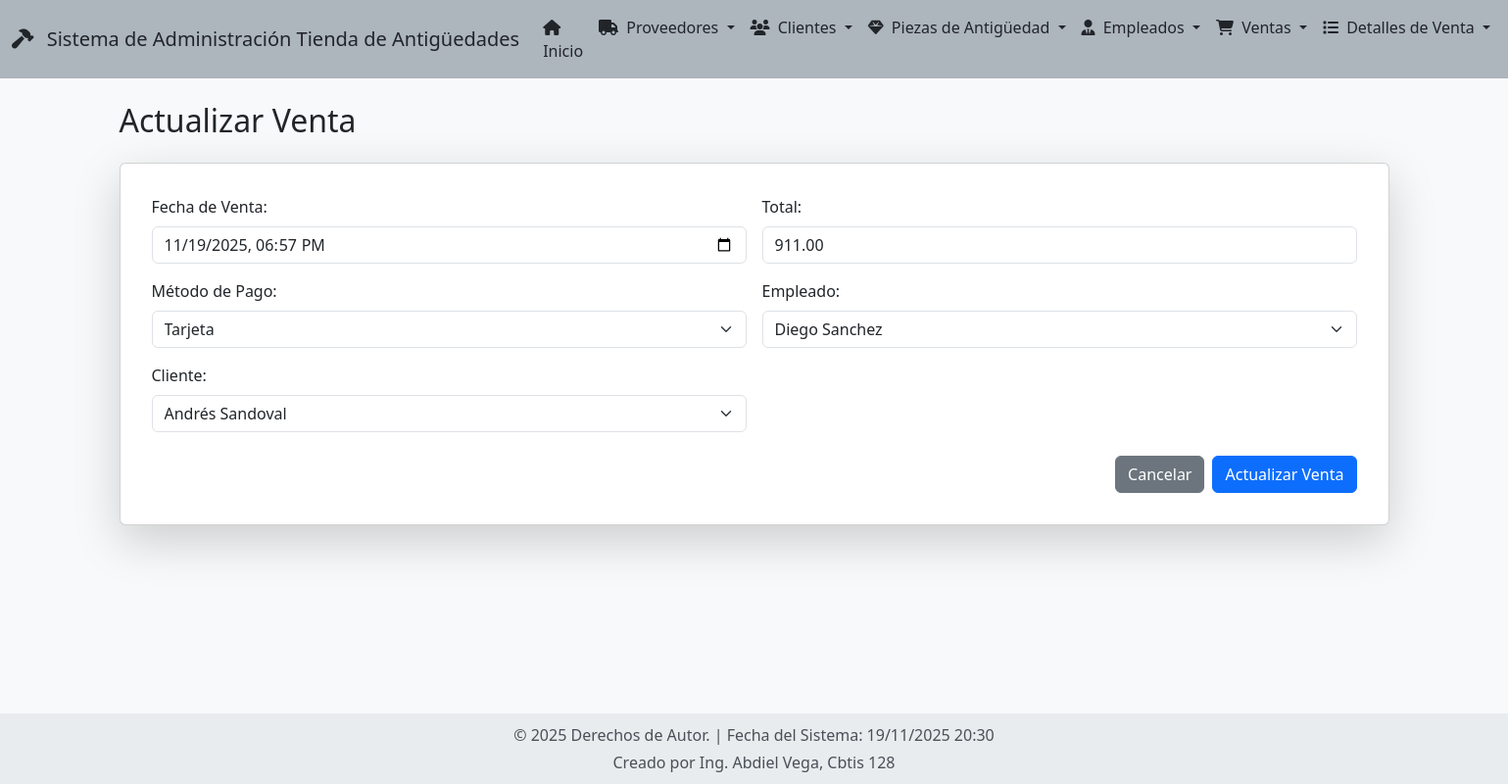
The page /ventas/actualizar/2/ on the database its author committed.
### app_Antiguedades/models.py (models this page shows, shortened)
class Venta(models.Model):
    METODOS_PAGO = [
        ('efectivo', 'Efectivo'),
        ('tarjeta', 'Tarjeta'),
        ('transferencia', 'Transferencia'),
    ]
    fecha_venta = models.DateTimeField(auto_now_add=True, verbose_name="Fecha de venta")
    total = models.DecimalField(max_digits=12, decimal_places=2, verbose_name="Total")
    metodo_pago = models.CharField(max_length=20, choices=METODOS_PAGO, verbose_name="Método de pago")
    empleado = models.ForeignKey(
        Empleado,
        on_delete=models.CASCADE,
        related_name='ventas',
        verbose_name="Empleado"
    )
    cliente = models.ForeignKey(
        Cliente,
        on_delete=models.CASCADE,
        related_name='ventas',
        verbose_name="Cliente"
    )
    class Meta:
        verbose_name = "Venta"
        verbose_name_plural = "Ventas"
        ordering = ['-fecha_venta']

class Empleado(models.Model):
    nombre = models.CharField(max_length=100, verbose_name="Nombre")
    apellido = models.CharField(max_length=100, verbose_name="Apellido")
    puesto = models.CharField(max_length=100, verbose_name="Puesto")
    salario = models.DecimalField(max_digits=10, decimal_places=2, verbose_name="Salario")
    telefono = models.CharField(max_length=15, verbose_name="Teléfono", blank=True, null=True)
    class Meta:
        verbose_name = "Empleado"
        verbose_name_plural = "Empleados"
        ordering = ['apellido', 'nombre']

class Cliente(models.Model):
    ESTADOS_CIVILES = [
        ('S', 'Soltero/a'),
        ('C', 'Casado/a'),
        ('V', 'Viudo/a'),
        ('D', 'Divorciado/a'),
    ]
    nombre = models.CharField(max_length=100, verbose_name="Nombre completo")
    email = models.EmailField(unique=True, verbose_name="Correo electrónico")
    telefono = models.CharField(max_length=15, verbose_name="Teléfono", blank=True, null=True)
    direccion = models.TextField(verbose_name="Dirección")
    fecha_registro = models.DateField(auto_now_add=True, verbose_name="Fecha de registro")
    estado_civil = models.CharField(max_length=1, choices=ESTADOS_CIVILES, verbose_name="Estado civil")
    es_coleccionista = models.BooleanField(default=False, verbose_name="Es coleccionista")
    proveedores_favoritos = models.ManyToManyField(
        Proveedor,
        through='ClienteProveedor',
        related_name='clientes',
        verbose_name="Proveedores favoritos",
        blank=True
    )
    class Meta:
        verbose_name = "Cliente"
        verbose_name_plural = "Clientes"
        ordering = ['nombre']

### app_Antiguedades/views.py (the view, shortened to what this page needs)
# urls.py: path('ventas/actualizar/<int:pk>/', views.actualizar_venta, name='actualizar_venta'),
def actualizar_venta(request, pk):
    venta = get_object_or_404(Venta, pk=pk)
    empleados = Empleado.objects.all()
    clientes = Cliente.objects.all()
    return render(request, 'venta/actualizar_venta.html', {'venta': venta, 'empleados': empleados, 'clientes': clientes})

### app_Antiguedades/templates/venta/actualizar_venta.html (shortened to what this page needs)
{% extends "base.html" %}
{% block content %}
<h2 class="mb-4">Actualizar Venta</h2>
<div class="card shadow-lg p-3 mb-5 bg-body rounded">
    <div class="card-body">
        <form method="post" action="{% url 'actualizar_venta' venta.id %}">
            <div class="row g-3">
                <div class="col-md-6">
                    <label for="id_fecha_venta" class="form-label">Fecha de Venta:</label>
                    <input type="datetime-local" class="form-control" id="id_fecha_venta" name="fecha_venta" value="{{ venta.fecha_venta|date:'Y-m-d\TH:i' }}" required>
                </div>
                <div class="col-md-6">
                    <label for="id_total" class="form-label">Total:</label>
                    <input type="number" step="0.01" class="form-control" id="id_total" name="total" value="{{ venta.total }}" required>
                </div>
                <div class="col-md-6">
                    <label for="id_metodo_pago" class="form-label">Método de Pago:</label>
                    <select class="form-select" id="id_metodo_pago" name="metodo_pago" required>
                        <option value="tarjeta" {% if venta.metodo_pago == 'tarjeta' %}selected{% endif %}>Tarjeta</option>
                    </select>
                </div>
                <div class="col-md-6">
                    <label for="id_empleado" class="form-label">Empleado:</label>
                    <select class="form-select" id="id_empleado" name="empleado" required>
                        {% for empleado in empleados %}
                            <option value="{{ empleado.id }}" {% if empleado.id == venta.empleado.id %}selected{% endif %}>{{ empleado.nombre }} {{ empleado.apellido }}</option>
                        {% endfor %}
                    </select>
                </div>
                <div class="col-md-6">
                    <label for="id_cliente" class="form-label">Cliente:</label>
                    <select class="form-select" id="id_cliente" name="cliente" required>
                        {% for cliente in clientes %}
                            <option value="{{ cliente.id }}" {% if cliente.id == venta.cliente.id %}selected{% endif %}>{{ cliente.nombre }}</option>
                        {% endfor %}
                    </select>
                </div>
            </div>
            <div class="d-flex justify-content-end mt-4">
                <a href="{% url 'ver_ventas' %}" class="btn btn-secondary me-2">Cancelar</a>
                <button type="submit" class="btn btn-primary">Actualizar Venta</button>
            </div>
        </form>
    </div>
</div>
{% endblock %}

### app_Antiguedades/templates/base.html (style rules this page uses)
body { background-color: #f8f9fa; min-height: 100vh; display: flex; flex-direction: column; }

### rows shown on the page
Venta: fecha_venta "11/19/2025 18:57", total "911.00", metodo_pago "Tarjeta", empleado "Diego Sanchez", cliente "Andrés Sandoval"
